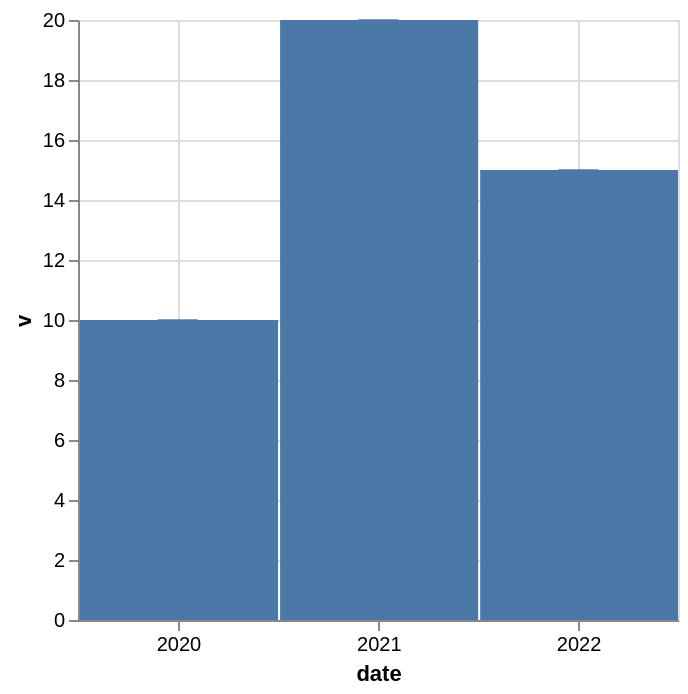

Source (Vega-Lite JSON):
### Vega specification from a JSON file in a GitHub repository (floating-point values rounded to 4 significant figures)
{"$schema": "https://vega.github.io/schema/vega/v6.json", "description": "Bar and tick layered on the same binned-time-unit encoding. With `timeUnitBandPosition: 0`, both marks should be centered at the year start.", "background": "white", "padding": 5, "width": 300, "height": 300, "style": "cell", "data": [{"name": "source_0", "values": [{"date": "2020-01-01T00:00:00Z", "v": 10}, {"date": "2021-01-01T00:00:00Z", "v": 20}, {"date": "2022-01-01T00:00:00Z", "v": 15}]}, {"name": "data_0", "source": "source_0", "transform": [{"type": "formula", "expr": "toDate(datum[\"date\"])", "as": "date"}, {"type": "formula", "expr": "utcOffset('year', datum['date'], 1)", "as": "date_end"}, {"type": "formula", "expr": "0.5 * utcOffset('year', datum['date'], -1) + 0.5 * datum['date']", "as": "date_offsetted_rect_start"}, {"type": "formula", "expr": "0.5 * datum['date'] + 0.5 * datum['date_end']", "as": "date_offsetted_rect_end"}]}, {"name": "data_1", "source": "data_0", "transform": [{"type": "filter", "expr": "(isDate(datum[\"date\"]) || (isValid(datum[\"date\"]) && isFinite(+datum[\"date\"]))) && isValid(datum[\"v\"]) && isFinite(+datum[\"v\"])"}]}, {"name": "data_2", "source": "data_0", "transform": [{"type": "stack", "groupby": ["date"], "field": "v", "sort": {"field": [], "order": []}, "as": ["v_start", "v_end"], "offset": "zero"}, {"type": "filter", "expr": "(isDate(datum[\"date\"]) || (isValid(datum[\"date\"]) && isFinite(+datum[\"date\"]))) && isValid(datum[\"v\"]) && isFinite(+datum[\"v\"])"}]}], "marks": [{"name": "layer_0_marks", "type": "rect", "style": ["bar"], "from": {"data": "data_2"}, "encode": {"update": {"fill": {"value": "#4c78a8"}, "ariaRoleDescription": {"value": "bar"}, "description": {"signal": "\"date: \" + (utcFormat(datum[\"date\"], timeUnitSpecifier([\"year\"], {\"year-month\":\"%b %Y \",\"year-month-date\":\"%b %d, %Y \"}))) + \"; v: \" + (format(datum[\"v\"], \"\"))"}, "x2": {"scale": "x", "field": "date_offsetted_rect_start", "offset": {"signal": "0.5 + (abs(scale(\"x\", datum[\"date_end\"]) - scale(\"x\", datum[\"date\"])) < 0.25 ? -0.5 * (0.25 - (abs(scale(\"x\", datum[\"date_end\"]) - scale(\"x\", datum[\"date\"])))) : 0.5)"}}, "x": {"scale": "x", "field": "date_offsetted_rect_end", "offset": {"signal": "0.5 + (abs(scale(\"x\", datum[\"date_end\"]) - scale(\"x\", datum[\"date\"])) < 0.25 ? 0.5 * (0.25 - (abs(scale(\"x\", datum[\"date_end\"]) - scale(\"x\", datum[\"date\"])))) : -0.5)"}}, "y": {"scale": "y", "field": "v_end"}, "y2": {"scale": "y", "field": "v_start"}}}}, {"name": "layer_1_marks", "type": "rect", "style": ["tick"], "from": {"data": "data_1"}, "encode": {"update": {"opacity": {"value": 0.7}, "fill": {"value": "#4c78a8"}, "ariaRoleDescription": {"value": "tick"}, "description": {"signal": "\"date: \" + (utcFormat(datum[\"date\"], timeUnitSpecifier([\"year\"], {\"year-month\":\"%b %Y \",\"year-month-date\":\"%b %d, %Y \"}))) + \"; v: \" + (format(datum[\"v\"], \"\"))"}, "xc": {"scale": "x", "field": "date"}, "width": {"signal": "20"}, "yc": {"scale": "y", "field": "v"}, "height": {"value": 1}}}}], "scales": [{"name": "x", "type": "utc", "domain": {"fields": [{"data": "data_2", "field": "date_offsetted_rect_start"}, {"data": "data_2", "field": "date_offsetted_rect_end"}, {"data": "data_1", "field": "date_offsetted_rect_start"}, {"data": "data_1", "field": "date_offsetted_rect_end"}]}, "range": [0, {"signal": "width"}]}, {"name": "y", "type": "linear", "domain": {"fields": [{"data": "data_2", "field": "v_start"}, {"data": "data_2", "field": "v_end"}, {"data": "data_1", "field": "v"}]}, "range": [{"signal": "height"}, 0], "nice": true, "zero": true}], "axes": [{"scale": "x", "orient": "bottom", "gridScale": "y", "grid": true, "tickCount": {"signal": "ceil(width/40)"}, "tickMinStep": {"signal": "datetime(2002, 0, 1, 0, 0, 0, 0) - datetime(2001, 0, 1, 0, 0, 0, 0)"}, "domain": false, "labels": false, "aria": false, "maxExtent": 0, "minExtent": 0, "ticks": false, "zindex": 0}, {"scale": "y", "orient": "left", "gridScale": "x", "grid": true, "tickCount": {"signal": "ceil(height/40)"}, "domain": false, "labels": false, "aria": false, "maxExtent": 0, "minExtent": 0, "ticks": false, "zindex": 0}, {"scale": "x", "orient": "bottom", "grid": false, "title": "date", "format": {"signal": "timeUnitSpecifier([\"year\"], {\"year-month\":\"%b %Y \",\"year-month-date\":\"%b %d, %Y \"})"}, "labelFlush": true, "labelOverlap": true, "tickCount": {"signal": "ceil(width/40)"}, "tickMinStep": {"signal": "datetime(2002, 0, 1, 0, 0, 0, 0) - datetime(2001, 0, 1, 0, 0, 0, 0)"}, "zindex": 0}, {"scale": "y", "orient": "left", "grid": false, "title": "v", "labelOverlap": true, "tickCount": {"signal": "ceil(height/40)"}, "zindex": 0}]}
